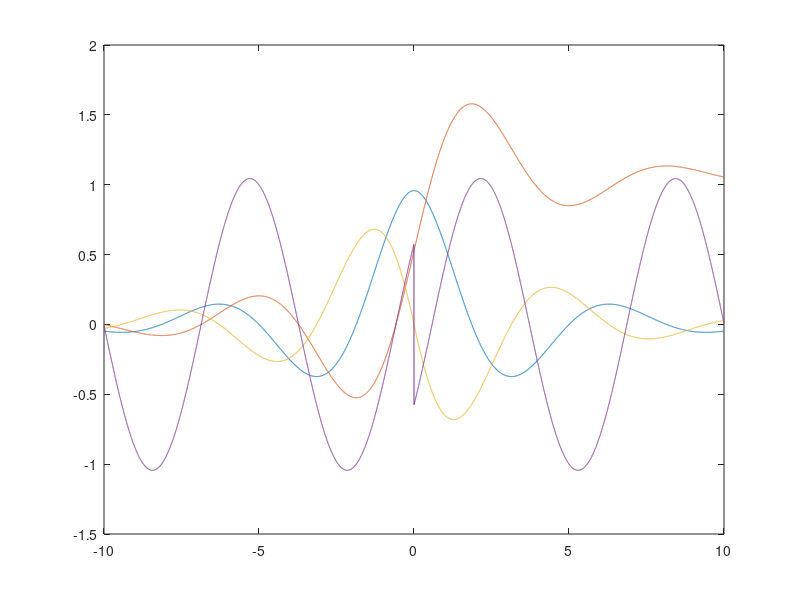

The MATLAB script that drew this image:

function []=FindBasisCoef()
    
    f= @(x,w,c) cos(w*abs(x)+atan(-c/w)).*exp(-c*abs(x));
    df= @(x,w,c) (c*cos(w*abs(x)+atan(-c/w))+w*sin(w*abs(x)+atan(-c/w))).*exp(-c*abs(x));
    
    x=linspace(-10,10,10001);
    
    d=2;
    w=1;
    c=0.3;
    figure;
    plot(x,f(x,w,c),x,F_abs(x,w,c),x,df_abs(x,w,c),x,F_nodecay(x,w,c))
    
    
    
%     wvec=linspace(0,2*pi,
    
end

function Y=F_abs(x,w,c)
    F= @(x,w,c) (w*sin(w*x+atan(-c/w))-c*cos(w*x+atan(-c/w))).*exp(-c*x)/(c^2+w^2);
    Fneg=@(x,w,c) -(w*sin(w*-x+atan(-c/w))-c*cos(w*-x+atan(-c/w))).*exp(c*x)/(c^2+w^2);
    
    isNeg=x<0;
    x_abs=abs(x);
    
    Y=isNeg.*Fneg(x,w,c)+(~isNeg).*(F(x,w,c)+Fneg(0,w,c)-F(0,w,c));
    (Fneg(0,w,c)-F(0,w,c))
    
end

function Y=F_nodecay(x,w,c)
    F= @(x,w,c) (w*sin(w*x+atan(-c/w))-c*cos(w*x+atan(-c/w)));
    Fneg=@(x,w,c) -(w*sin(w*-x+atan(-c/w))-c*cos(w*-x+atan(-c/w)));
    
    isNeg=x<0;
    x_abs=abs(x);
    
    Y=isNeg.*Fneg(x,w,c)+(~isNeg).*(F(x,w,c));
    
end

function Y=df_abs(x,w,c)
    
    df= @(x,w,c) -(c*cos(w*(x)+atan(-c/w))+w*sin(w*(x)+atan(-c/w))).*exp(-c*(x));
    dfNeg= @(x,w,c) (c*cos(-w*(x)+atan(-c/w))+w*sin(-w*(x)+atan(-c/w))).*exp(c*(x));
    
    isNeg=x<0;
   
    
    Y=isNeg.*dfNeg(x,w,c)+(~isNeg).*(df(x,w,c));
end
